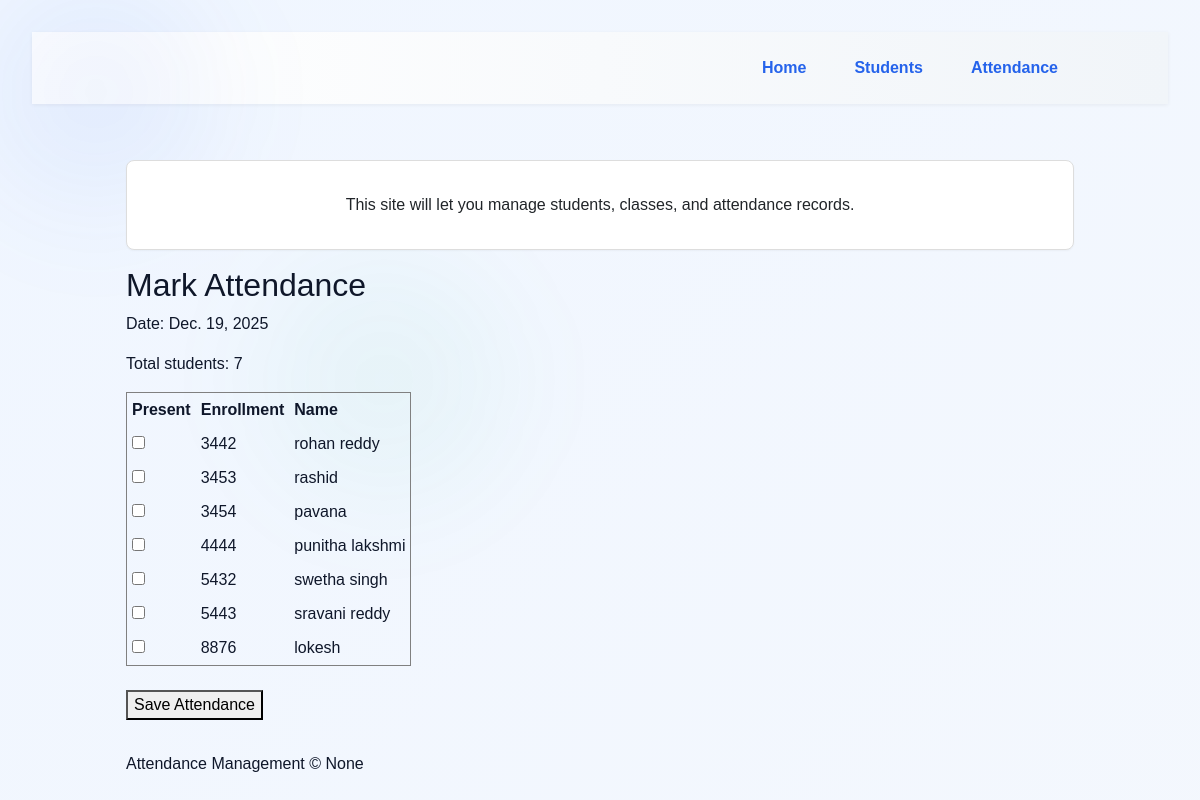
Page /attendance/mark/ on the committed database.
### attendance/models.py (models this page shows, shortened)
class Student(models.Model):
	first_name = models.CharField(max_length=100)
	last_name = models.CharField(max_length=100, blank=True)
	enrollment_number = models.CharField(max_length=50, unique=True)

### attendance/views.py (the view, shortened to what this page needs)
# urls.py: path('mark/', views.mark_attendance, name='mark_attendance'),
def mark_attendance(request):
	today = timezone.localdate()
	students = Student.objects.all().order_by('enrollment_number')
	return render(request, 'attendance/mark_attendance.html', {
		'students': students,
		'date': today
	})

### templates/attendance/mark_attendance.html (shortened to what this page needs)
{% extends "home.html" %}
{% block content %}
<h2>Mark Attendance</h2>
<p>Date: {{ date }}</p>
<p>Total students: {{ students|length }}</p>
<form method="post">
    <table border="1" cellpadding="5">
        <tr>
            <th>Present</th>
            <th>Enrollment</th>
            <th>Name</th>
        </tr>
        {% for s in students %}
        <tr>
            <td>
                <input type="checkbox" name="present" value="{{ s.id }}">
            </td>
            <td>{{ s.enrollment_number }}</td>
            <td>{{ s.first_name }} {{ s.last_name }}</td>
        </tr>
        {% endfor %}
    </table>
    <br>
    <button type="submit">Save Attendance</button>
</form>
{% endblock %}

### static/css/styles.css (style rules this page uses)
:root { --bg: #f7f9fc; --card: #ffffff; --muted: #6b7280; --primary: #2563eb; --danger: #dc2626; --accent: #10b981; }
* { box-sizing: border-box }
body.site { background: var(--bg); color: #0f172a; margin: 0; }
body.site { background: linear-gradient(135deg, #f0f6ff 0%, #f7f9fc 50%, #eefbf5 100%); background-size: 400% 400%; animation: gradientShift 12s ease infinite; position: relative; z-index: 1 }
body.site::before { content: ""; position: fixed; left: -10%; top: -15%; width: 60vmax; height: 60vmax; background: radial-gradient(circle at 30% 30%, rgba(37, 99, 235, 0.08), transparent 25%), radial-gradient(circle at 70% 70%, rgba(16, 185, 129, 0.06), transparent 25%); filter: blur(40px); transform: translateZ(0); pointer-events: none; z-index: 0; animation: blob 20s linear infinite }

### templates/home.html (style rules this page uses)
body { font-family: Arial, sans-serif; padding: 2rem; }

### rows in the picture
Student: enrollment_number "3442", first_name "rohan", last_name "reddy"
Student: enrollment_number "3453", first_name "rashid"
Student: enrollment_number "3454", first_name "pavana"
Student: enrollment_number "4444", first_name "punitha", last_name "lakshmi"
Student: enrollment_number "5432", first_name "swetha", last_name "singh"
Student: enrollment_number "5443", first_name "sravani", last_name "reddy"
Student: enrollment_number "8876", first_name "lokesh"

### other values in the picture
{{ date }} "Dec. 19, 2025"
{{ students|length }} "7"
{{ now|default:None }} "None"
